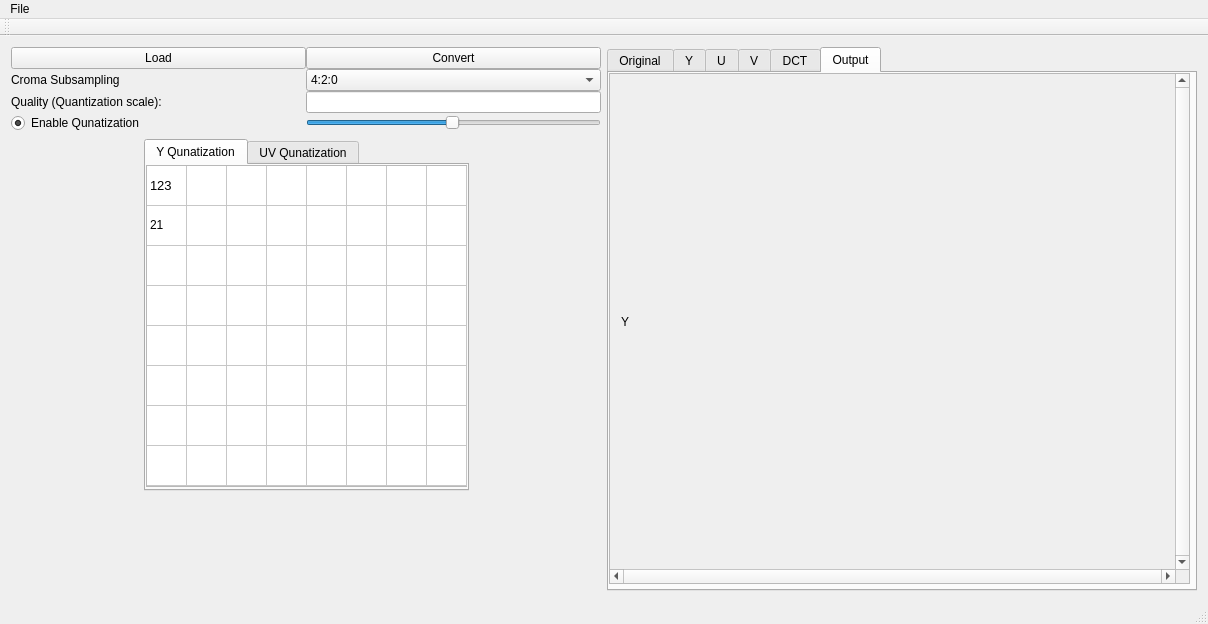
<?xml version="1.0" encoding="UTF-8"?>
<ui version="4.0">
 <class>MainWindow</class>
 <widget class="QMainWindow" name="MainWindow">
  <property name="geometry">
   <rect>
    <x>0</x>
    <y>0</y>
    <width>1208</width>
    <height>624</height>
   </rect>
  </property>
  <property name="sizePolicy">
   <sizepolicy hsizetype="Expanding" vsizetype="Expanding">
    <horstretch>0</horstretch>
    <verstretch>0</verstretch>
   </sizepolicy>
  </property>
  <property name="windowTitle">
   <string>MainWindow</string>
  </property>
  <widget class="QWidget" name="centralWidget">
   <property name="sizePolicy">
    <sizepolicy hsizetype="Expanding" vsizetype="Expanding">
     <horstretch>0</horstretch>
     <verstretch>0</verstretch>
    </sizepolicy>
   </property>
   <layout class="QGridLayout" name="gridLayout_2">
    <item row="1" column="0">
     <layout class="QVBoxLayout" name="verticalLayout">
      <item>
       <layout class="QGridLayout" name="gridLayout">
        <property name="spacing">
         <number>0</number>
        </property>
        <item row="3" column="5">
         <widget class="QPushButton" name="convert">
          <property name="text">
           <string>Convert</string>
          </property>
         </widget>
        </item>
        <item row="6" column="5">
         <widget class="QLineEdit" name="qualityDisplay">
          <property name="enabled">
           <bool>true</bool>
          </property>
          <property name="sizePolicy">
           <sizepolicy hsizetype="Preferred" vsizetype="Fixed">
            <horstretch>0</horstretch>
            <verstretch>0</verstretch>
           </sizepolicy>
          </property>
          <property name="readOnly">
           <bool>true</bool>
          </property>
         </widget>
        </item>
        <item row="6" column="4">
         <widget class="QLabel" name="label">
          <property name="text">
           <string>Quality (Quantization scale):</string>
          </property>
         </widget>
        </item>
        <item row="3" column="4">
         <widget class="QPushButton" name="load">
          <property name="text">
           <string>Load</string>
          </property>
         </widget>
        </item>
        <item row="5" column="5">
         <widget class="QComboBox" name="comboBox">
          <property name="sizePolicy">
           <sizepolicy hsizetype="Minimum" vsizetype="Fixed">
            <horstretch>0</horstretch>
            <verstretch>0</verstretch>
           </sizepolicy>
          </property>
          <item>
           <property name="text">
            <string>4:2:0</string>
           </property>
          </item>
          <item>
           <property name="text">
            <string>4:2:2</string>
           </property>
          </item>
          <item>
           <property name="text">
            <string>4:4:4</string>
           </property>
          </item>
         </widget>
        </item>
        <item row="7" column="4">
         <widget class="QRadioButton" name="enableQuant">
          <property name="text">
           <string>Enable Qunatization</string>
          </property>
          <property name="checked">
           <bool>true</bool>
          </property>
         </widget>
        </item>
        <item row="7" column="5">
         <widget class="QSlider" name="qualitySlider">
          <property name="sizePolicy">
           <sizepolicy hsizetype="Preferred" vsizetype="Fixed">
            <horstretch>0</horstretch>
            <verstretch>0</verstretch>
           </sizepolicy>
          </property>
          <property name="minimum">
           <number>1</number>
          </property>
          <property name="maximum">
           <number>100</number>
          </property>
          <property name="pageStep">
           <number>10</number>
          </property>
          <property name="sliderPosition">
           <number>50</number>
          </property>
          <property name="orientation">
           <enum>Qt::Horizontal</enum>
          </property>
         </widget>
        </item>
        <item row="5" column="4">
         <widget class="QLabel" name="subsampling_label">
          <property name="text">
           <string>Croma Subsampling</string>
          </property>
         </widget>
        </item>
       </layout>
      </item>
      <item>
       <layout class="QHBoxLayout" name="horizontalLayout_2">
        <item>
         <spacer name="horizontalSpacer_2">
          <property name="orientation">
           <enum>Qt::Horizontal</enum>
          </property>
          <property name="sizeHint" stdset="0">
           <size>
            <width>40</width>
            <height>20</height>
           </size>
          </property>
         </spacer>
        </item>
        <item>
         <widget class="QTabWidget" name="tabWidget">
          <property name="minimumSize">
           <size>
            <width>325</width>
            <height>352</height>
           </size>
          </property>
          <property name="currentIndex">
           <number>0</number>
          </property>
          <widget class="QWidget" name="tab_1">
           <attribute name="title">
            <string>Y Qunatization</string>
           </attribute>
           <widget class="QTableWidget" name="quantDisplay_lum">
            <property name="geometry">
             <rect>
              <x>0</x>
              <y>0</y>
              <width>322</width>
              <height>322</height>
             </rect>
            </property>
            <property name="sizePolicy">
             <sizepolicy hsizetype="Minimum" vsizetype="Minimum">
              <horstretch>0</horstretch>
              <verstretch>0</verstretch>
             </sizepolicy>
            </property>
            <property name="minimumSize">
             <size>
              <width>322</width>
              <height>322</height>
             </size>
            </property>
            <property name="maximumSize">
             <size>
              <width>322</width>
              <height>322</height>
             </size>
            </property>
            <property name="iconSize">
             <size>
              <width>46</width>
              <height>46</height>
             </size>
            </property>
            <attribute name="horizontalHeaderVisible">
             <bool>false</bool>
            </attribute>
            <attribute name="horizontalHeaderDefaultSectionSize">
             <number>40</number>
            </attribute>
            <attribute name="horizontalHeaderHighlightSections">
             <bool>false</bool>
            </attribute>
            <attribute name="horizontalHeaderMinimumSectionSize">
             <number>40</number>
            </attribute>
            <attribute name="verticalHeaderVisible">
             <bool>false</bool>
            </attribute>
            <attribute name="verticalHeaderDefaultSectionSize">
             <number>40</number>
            </attribute>
            <attribute name="verticalHeaderMinimumSectionSize">
             <number>40</number>
            </attribute>
            <row>
             <property name="text">
              <string>0</string>
             </property>
            </row>
            <row>
             <property name="text">
              <string>1</string>
             </property>
            </row>
            <row>
             <property name="text">
              <string>2</string>
             </property>
            </row>
            <row>
             <property name="text">
              <string>3</string>
             </property>
            </row>
            <row>
             <property name="text">
              <string>4</string>
             </property>
            </row>
            <row>
             <property name="text">
              <string>5</string>
             </property>
            </row>
            <row>
             <property name="text">
              <string>6</string>
             </property>
            </row>
            <row>
             <property name="text">
              <string>7</string>
             </property>
            </row>
            <column>
             <property name="text">
              <string>0</string>
             </property>
            </column>
            <column>
             <property name="text">
              <string>1</string>
             </property>
            </column>
            <column>
             <property name="text">
              <string>2</string>
             </property>
            </column>
            <column>
             <property name="text">
              <string>3</string>
             </property>
            </column>
            <column>
             <property name="text">
              <string>4</string>
             </property>
            </column>
            <column>
             <property name="text">
              <string>5</string>
             </property>
            </column>
            <column>
             <property name="text">
              <string>6</string>
             </property>
            </column>
            <column>
             <property name="text">
              <string>7</string>
             </property>
            </column>
            <item row="0" column="0">
             <property name="text">
              <string>123</string>
             </property>
             <property name="font">
              <font>
               <pointsize>10</pointsize>
              </font>
             </property>
            </item>
            <item row="1" column="0">
             <property name="text">
              <string>21</string>
             </property>
            </item>
           </widget>
          </widget>
          <widget class="QWidget" name="tab_2">
           <attribute name="title">
            <string>UV Qunatization</string>
           </attribute>
           <widget class="QTableWidget" name="quantDisplay_chr">
            <property name="geometry">
             <rect>
              <x>0</x>
              <y>0</y>
              <width>322</width>
              <height>322</height>
             </rect>
            </property>
            <property name="sizePolicy">
             <sizepolicy hsizetype="Minimum" vsizetype="Minimum">
              <horstretch>0</horstretch>
              <verstretch>0</verstretch>
             </sizepolicy>
            </property>
            <property name="minimumSize">
             <size>
              <width>322</width>
              <height>322</height>
             </size>
            </property>
            <property name="maximumSize">
             <size>
              <width>322</width>
              <height>322</height>
             </size>
            </property>
            <property name="iconSize">
             <size>
              <width>46</width>
              <height>46</height>
             </size>
            </property>
            <attribute name="horizontalHeaderVisible">
             <bool>false</bool>
            </attribute>
            <attribute name="horizontalHeaderDefaultSectionSize">
             <number>40</number>
            </attribute>
            <attribute name="horizontalHeaderHighlightSections">
             <bool>false</bool>
            </attribute>
            <attribute name="horizontalHeaderMinimumSectionSize">
             <number>40</number>
            </attribute>
            <attribute name="verticalHeaderVisible">
             <bool>false</bool>
            </attribute>
            <attribute name="verticalHeaderDefaultSectionSize">
             <number>40</number>
            </attribute>
            <attribute name="verticalHeaderMinimumSectionSize">
             <number>40</number>
            </attribute>
            <row>
             <property name="text">
              <string>0</string>
             </property>
            </row>
            <row>
             <property name="text">
              <string>1</string>
             </property>
            </row>
            <row>
             <property name="text">
              <string>2</string>
             </property>
            </row>
            <row>
             <property name="text">
              <string>3</string>
             </property>
            </row>
            <row>
             <property name="text">
              <string>4</string>
             </property>
            </row>
            <row>
             <property name="text">
              <string>5</string>
             </property>
            </row>
            <row>
             <property name="text">
              <string>6</string>
             </property>
            </row>
            <row>
             <property name="text">
              <string>7</string>
             </property>
            </row>
            <column>
             <property name="text">
              <string>0</string>
             </property>
            </column>
            <column>
             <property name="text">
              <string>1</string>
             </property>
            </column>
            <column>
             <property name="text">
              <string>2</string>
             </property>
            </column>
            <column>
             <property name="text">
              <string>3</string>
             </property>
            </column>
            <column>
             <property name="text">
              <string>4</string>
             </property>
            </column>
            <column>
             <property name="text">
              <string>5</string>
             </property>
            </column>
            <column>
             <property name="text">
              <string>6</string>
             </property>
            </column>
            <column>
             <property name="text">
              <string>7</string>
             </property>
            </column>
            <item row="0" column="0">
             <property name="text">
              <string>123</string>
             </property>
             <property name="font">
              <font>
               <pointsize>10</pointsize>
              </font>
             </property>
            </item>
            <item row="1" column="0">
             <property name="text">
              <string>21</string>
             </property>
            </item>
           </widget>
          </widget>
         </widget>
        </item>
        <item>
         <spacer name="horizontalSpacer">
          <property name="orientation">
           <enum>Qt::Horizontal</enum>
          </property>
          <property name="sizeHint" stdset="0">
           <size>
            <width>40</width>
            <height>20</height>
           </size>
          </property>
         </spacer>
        </item>
       </layout>
      </item>
      <item>
       <spacer name="verticalSpacer">
        <property name="orientation">
         <enum>Qt::Vertical</enum>
        </property>
        <property name="sizeHint" stdset="0">
         <size>
          <width>20</width>
          <height>40</height>
         </size>
        </property>
       </spacer>
      </item>
     </layout>
    </item>
    <item row="1" column="1">
     <widget class="QTabWidget" name="displayTabs">
      <property name="sizePolicy">
       <sizepolicy hsizetype="Expanding" vsizetype="Preferred">
        <horstretch>0</horstretch>
        <verstretch>0</verstretch>
       </sizepolicy>
      </property>
      <property name="minimumSize">
       <size>
        <width>0</width>
        <height>300</height>
       </size>
      </property>
      <property name="currentIndex">
       <number>5</number>
      </property>
      <widget class="QWidget" name="original">
       <attribute name="title">
        <string>Original</string>
       </attribute>
       <widget class="QScrollArea" name="scrollArea_tabs">
        <property name="geometry">
         <rect>
          <x>0</x>
          <y>0</y>
          <width>581</width>
          <height>511</height>
         </rect>
        </property>
        <property name="verticalScrollBarPolicy">
         <enum>Qt::ScrollBarAlwaysOn</enum>
        </property>
        <property name="horizontalScrollBarPolicy">
         <enum>Qt::ScrollBarAlwaysOn</enum>
        </property>
        <property name="widgetResizable">
         <bool>true</bool>
        </property>
        <widget class="QWidget" name="scrollAreaWidgetContents_2">
         <property name="geometry">
          <rect>
           <x>0</x>
           <y>0</y>
           <width>565</width>
           <height>495</height>
          </rect>
         </property>
         <layout class="QGridLayout" name="gridLayout_5">
          <item row="0" column="0">
           <widget class="QLabel" name="img1">
            <property name="text">
             <string>Y</string>
            </property>
            <property name="scaledContents">
             <bool>true</bool>
            </property>
           </widget>
          </item>
         </layout>
        </widget>
       </widget>
      </widget>
      <widget class="QWidget" name="tabY">
       <attribute name="title">
        <string>Y</string>
       </attribute>
       <layout class="QGridLayout" name="gridLayout_3">
        <item row="0" column="0">
         <widget class="QScrollArea" name="scrollArea">
          <property name="verticalScrollBarPolicy">
           <enum>Qt::ScrollBarAlwaysOn</enum>
          </property>
          <property name="horizontalScrollBarPolicy">
           <enum>Qt::ScrollBarAlwaysOn</enum>
          </property>
          <property name="widgetResizable">
           <bool>true</bool>
          </property>
          <widget class="QWidget" name="scrollAreaWidgetContents">
           <property name="geometry">
            <rect>
             <x>0</x>
             <y>0</y>
             <width>554</width>
             <height>480</height>
            </rect>
           </property>
           <layout class="QGridLayout" name="gridLayout_4">
            <item row="0" column="0">
             <widget class="QLabel" name="imgY">
              <property name="text">
               <string>Y</string>
              </property>
              <property name="scaledContents">
               <bool>true</bool>
              </property>
             </widget>
            </item>
           </layout>
          </widget>
         </widget>
        </item>
       </layout>
      </widget>
      <widget class="QWidget" name="tabU">
       <attribute name="title">
        <string>U</string>
       </attribute>
       <widget class="QScrollArea" name="scrollArea_2">
        <property name="geometry">
         <rect>
          <x>0</x>
          <y>0</y>
          <width>570</width>
          <height>496</height>
         </rect>
        </property>
        <property name="verticalScrollBarPolicy">
         <enum>Qt::ScrollBarAlwaysOn</enum>
        </property>
        <property name="horizontalScrollBarPolicy">
         <enum>Qt::ScrollBarAlwaysOn</enum>
        </property>
        <property name="widgetResizable">
         <bool>true</bool>
        </property>
        <widget class="QWidget" name="scrollAreaWidgetContents_6">
         <property name="geometry">
          <rect>
           <x>0</x>
           <y>0</y>
           <width>554</width>
           <height>480</height>
          </rect>
         </property>
         <layout class="QGridLayout" name="gridLayout_10">
          <item row="0" column="0">
           <widget class="QLabel" name="imgU">
            <property name="text">
             <string>U</string>
            </property>
            <property name="scaledContents">
             <bool>true</bool>
            </property>
           </widget>
          </item>
         </layout>
        </widget>
       </widget>
      </widget>
      <widget class="QWidget" name="tabV">
       <attribute name="title">
        <string>V</string>
       </attribute>
       <widget class="QScrollArea" name="scrollArea_5">
        <property name="geometry">
         <rect>
          <x>0</x>
          <y>0</y>
          <width>570</width>
          <height>496</height>
         </rect>
        </property>
        <property name="verticalScrollBarPolicy">
         <enum>Qt::ScrollBarAlwaysOn</enum>
        </property>
        <property name="horizontalScrollBarPolicy">
         <enum>Qt::ScrollBarAlwaysOn</enum>
        </property>
        <property name="widgetResizable">
         <bool>true</bool>
        </property>
        <widget class="QWidget" name="scrollAreaWidgetContents_7">
         <property name="geometry">
          <rect>
           <x>0</x>
           <y>0</y>
           <width>554</width>
           <height>480</height>
          </rect>
         </property>
         <layout class="QGridLayout" name="gridLayout_11">
          <item row="0" column="0">
           <widget class="QLabel" name="imgV">
            <property name="text">
             <string>V</string>
            </property>
            <property name="scaledContents">
             <bool>true</bool>
            </property>
           </widget>
          </item>
         </layout>
        </widget>
       </widget>
      </widget>
      <widget class="QWidget" name="dct">
       <attribute name="title">
        <string>DCT</string>
       </attribute>
       <widget class="QScrollArea" name="scrollArea_tabs_3">
        <property name="geometry">
         <rect>
          <x>0</x>
          <y>0</y>
          <width>581</width>
          <height>511</height>
         </rect>
        </property>
        <property name="verticalScrollBarPolicy">
         <enum>Qt::ScrollBarAlwaysOn</enum>
        </property>
        <property name="horizontalScrollBarPolicy">
         <enum>Qt::ScrollBarAlwaysOn</enum>
        </property>
        <property name="widgetResizable">
         <bool>true</bool>
        </property>
        <widget class="QWidget" name="scrollAreaWidgetContents_8">
         <property name="geometry">
          <rect>
           <x>0</x>
           <y>0</y>
           <width>565</width>
           <height>495</height>
          </rect>
         </property>
         <layout class="QGridLayout" name="gridLayout_12">
          <item row="0" column="0">
           <widget class="QLabel" name="imgDCT">
            <property name="text">
             <string>DCT</string>
            </property>
            <property name="scaledContents">
             <bool>true</bool>
            </property>
           </widget>
          </item>
         </layout>
        </widget>
       </widget>
      </widget>
      <widget class="QWidget" name="output">
       <attribute name="title">
        <string>Output</string>
       </attribute>
       <widget class="QScrollArea" name="scrollArea_tabs_2">
        <property name="geometry">
         <rect>
          <x>0</x>
          <y>0</y>
          <width>581</width>
          <height>511</height>
         </rect>
        </property>
        <property name="verticalScrollBarPolicy">
         <enum>Qt::ScrollBarAlwaysOn</enum>
        </property>
        <property name="horizontalScrollBarPolicy">
         <enum>Qt::ScrollBarAlwaysOn</enum>
        </property>
        <property name="widgetResizable">
         <bool>true</bool>
        </property>
        <widget class="QWidget" name="scrollAreaWidgetContents_5">
         <property name="geometry">
          <rect>
           <x>0</x>
           <y>0</y>
           <width>565</width>
           <height>495</height>
          </rect>
         </property>
         <layout class="QGridLayout" name="gridLayout_9">
          <item row="0" column="0">
           <widget class="QLabel" name="img2">
            <property name="text">
             <string>Y</string>
            </property>
            <property name="scaledContents">
             <bool>true</bool>
            </property>
           </widget>
          </item>
         </layout>
        </widget>
       </widget>
      </widget>
     </widget>
    </item>
   </layout>
  </widget>
  <widget class="QMenuBar" name="menuBar">
   <property name="geometry">
    <rect>
     <x>0</x>
     <y>0</y>
     <width>1208</width>
     <height>22</height>
    </rect>
   </property>
   <widget class="QMenu" name="menuFile">
    <property name="title">
     <string>File</string>
    </property>
    <addaction name="actionQuit"/>
   </widget>
   <addaction name="menuFile"/>
  </widget>
  <widget class="QToolBar" name="mainToolBar">
   <attribute name="toolBarArea">
    <enum>TopToolBarArea</enum>
   </attribute>
   <attribute name="toolBarBreak">
    <bool>false</bool>
   </attribute>
  </widget>
  <widget class="QStatusBar" name="statusBar"/>
  <action name="actionQuit">
   <property name="text">
    <string>Quit</string>
   </property>
  </action>
 </widget>
 <layoutdefault spacing="6" margin="11"/>
 <resources/>
 <connections>
  <connection>
   <sender>actionQuit</sender>
   <signal>triggered()</signal>
   <receiver>MainWindow</receiver>
   <slot>close()</slot>
   <hints>
    <hint type="sourcelabel">
     <x>-1</x>
     <y>-1</y>
    </hint>
    <hint type="destinationlabel">
     <x>308</x>
     <y>136</y>
    </hint>
   </hints>
  </connection>
 </connections>
</ui>
